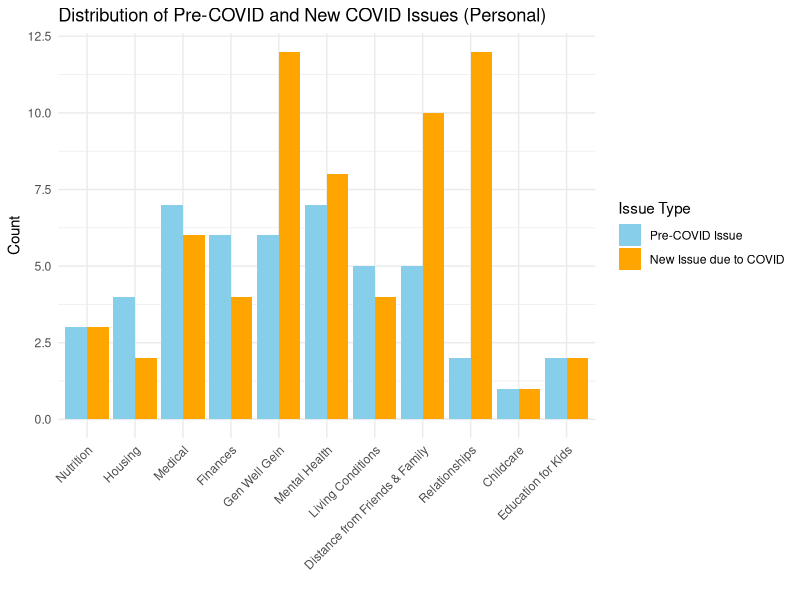
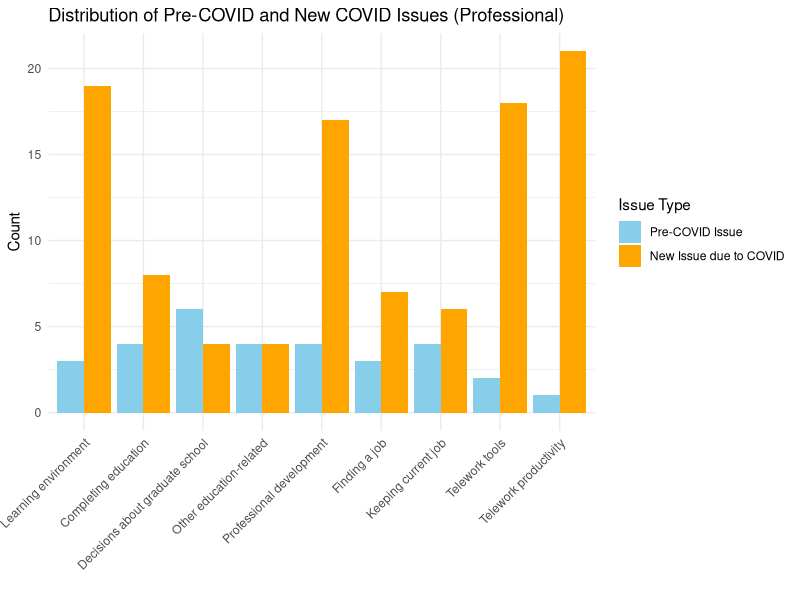
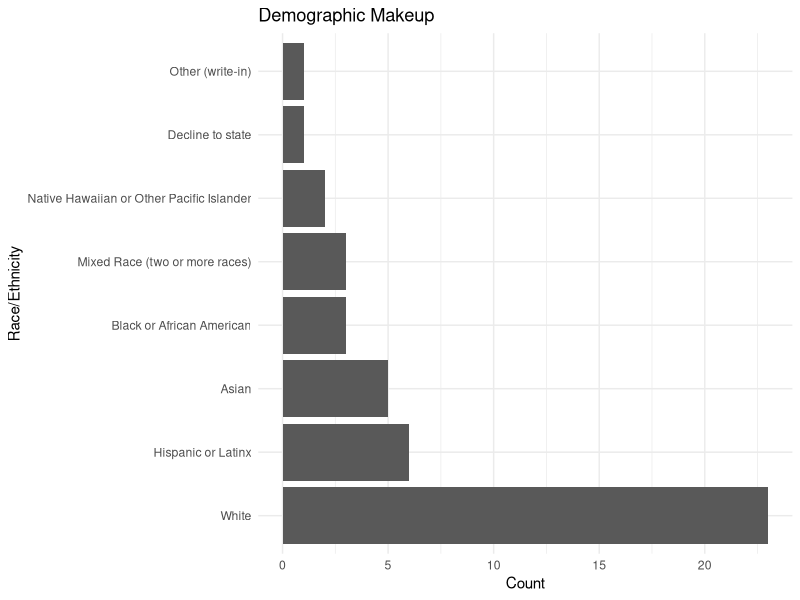
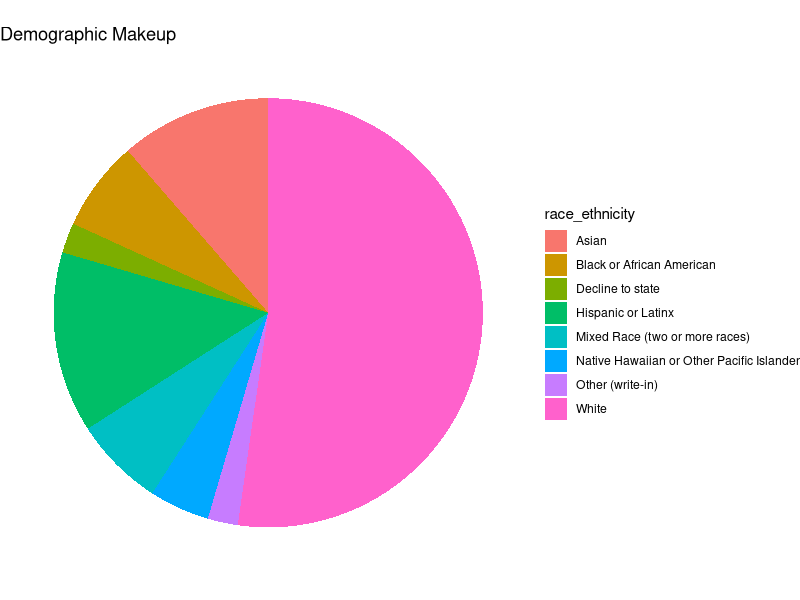
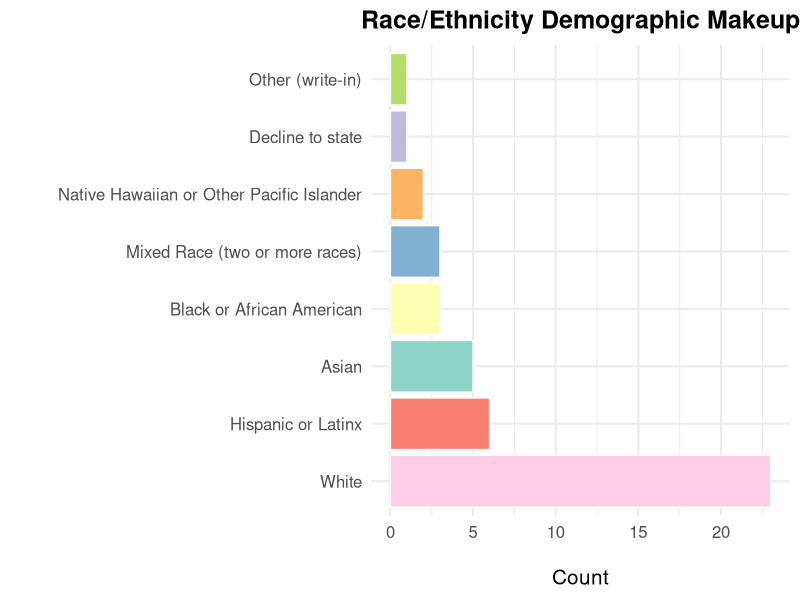
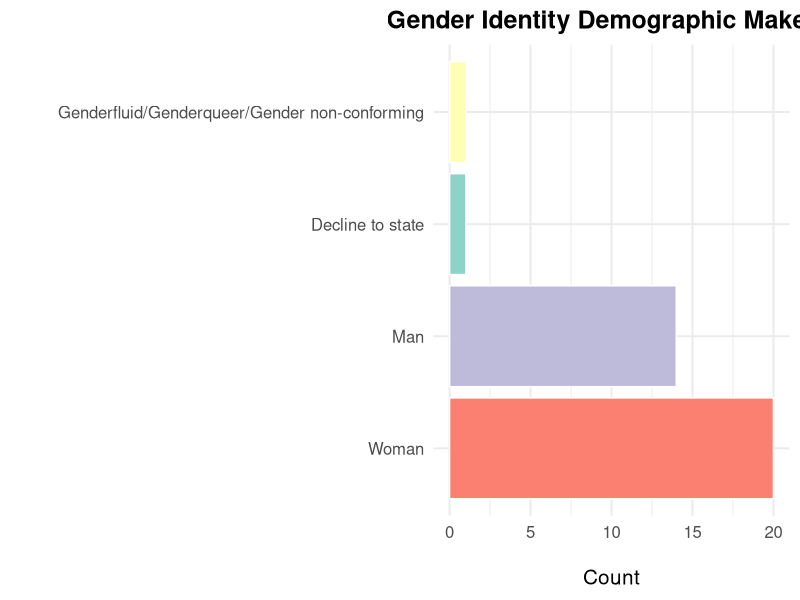
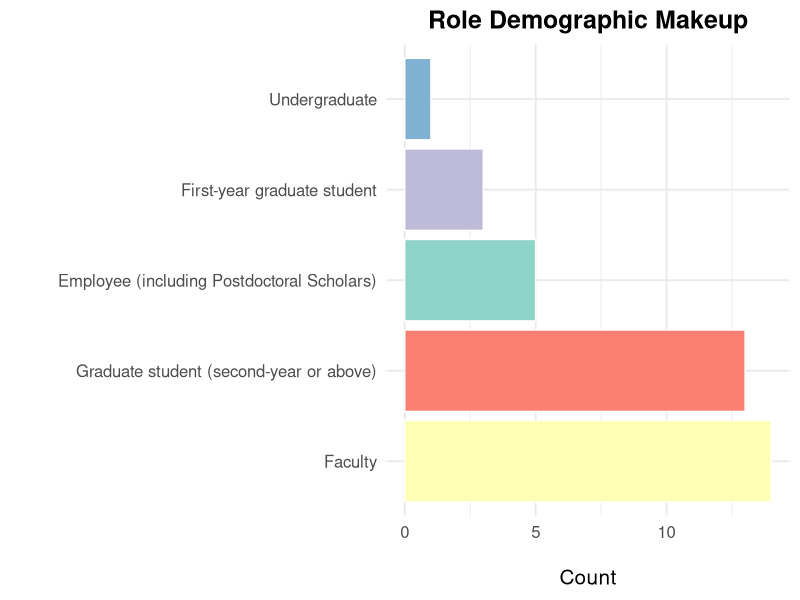
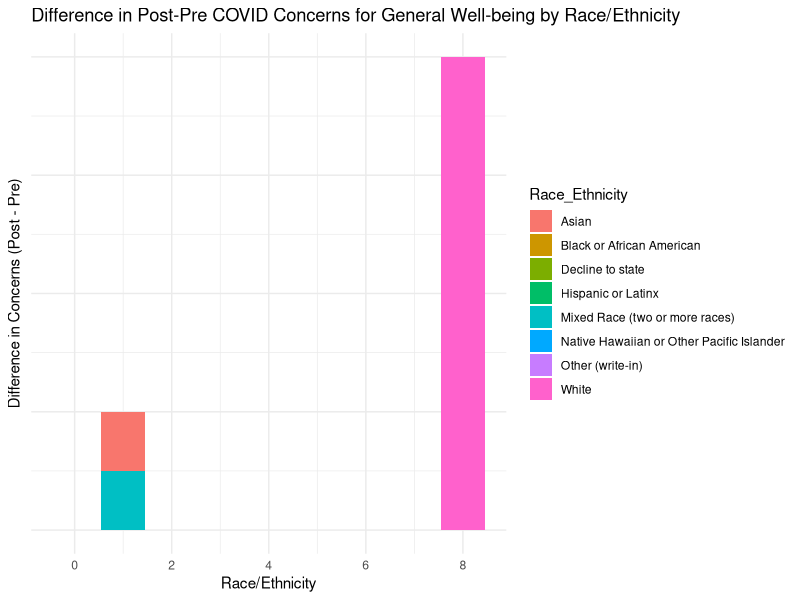

These charts were generated, in order, by the following R code:
## ---- chunk 1
library(tidyverse)
library(tibble)
library(kableExtra)
data <- read.csv("data_snippet.csv")
## ---- chunk 2
personal_prefix <- "Currently..are.you.concerned.about.the.following....If.you.are.not..leave.blank...__________About......Personal.impacts..."
professional_prefix <- "Currently..are.you.concerned.about.the.following....If.you.are.not..leave.blank.....__________Abo......Academic.and.or.professional.impacts..."

remove_prefix <- function(column_name, prefix_to_remove) {
  column_name <- gsub(prefix_to_remove, "", column_name)
  return(column_name)
}

personal_concern_columns <- grep(personal_prefix, names(data), value = TRUE)
professional_concern_columns <- grep(professional_prefix, names(data), value = TRUE)

cleaned_personal_column_names <- lapply(personal_concern_columns, remove_prefix, prefix_to_remove = personal_prefix)
cleaned_professional_column_names <- lapply(professional_concern_columns, remove_prefix, prefix_to_remove = professional_prefix)

df_personal <- data[personal_concern_columns]
df_professional <- data[professional_concern_columns]
names(df_personal) <- cleaned_personal_column_names
names(df_professional) <- cleaned_professional_column_names
## ---- chunk 3
# 0 - Not Concerned
# 1 - pre-covid issue
# 2 - new issue due to covid
# 3 - cannot access resources
head(df_personal)
head(df_professional)
## ---- chunk 4
aggregate_personal <- data.frame(
  Pre_COVID_Count = colSums(df_personal == 1, na.rm = TRUE),
  New_COVID_Count = colSums(df_personal == 2, na.rm = TRUE)
)

aggregate_professional <- data.frame(
  Pre_COVID_Count = colSums(df_professional == 1, na.rm = TRUE),
  New_COVID_Count = colSums(df_professional == 2, na.rm = TRUE)
)

filtered_aggregate_personal <- aggregate_personal[rowSums(aggregate_personal) > 0, ]
filtered_aggregate_professional <- aggregate_professional[rowSums(aggregate_professional) > 0, ]

tbl_personal <- as_tibble(filtered_aggregate_personal)
tbl_professional <- as_tibble(filtered_aggregate_professional)

styled_tbl_personal <- tbl_personal %>%
  mutate(
    Concern_Category = c("Nutrition", "Housing", "Medical", "Finances", "Gen Well Gein", "Mental Health", "Living Conditions", "Distance from Friends & Family", "Relationships", "Childcare", "Education for Kids"),
    Difference = New_COVID_Count - Pre_COVID_Count
  ) %>%
  select(Concern_Category, Pre_COVID_Count, New_COVID_Count, Difference) %>%
  kable(., align = "c", caption = "Distribution of Pre-COVID and New COVID Issues (Personal)") %>%
  kable_styling(full_width = FALSE)

styled_tbl_professional <- tbl_professional %>%
  mutate(
    Concern_Category = c("Learning environment", "Completing education", "Decisions about graduate school", "Other education-related", "Professional development", "Finding a job", "Keeping current job", "Telework tools", "Telework productivity"),
    Difference = New_COVID_Count - Pre_COVID_Count
  ) %>%
  select(Concern_Category, Pre_COVID_Count, New_COVID_Count, Difference) %>%
  kable(., align = "c", caption = "Distribution of Pre-COVID and New COVID Issues (Professional)") %>%
  kable_styling(full_width = FALSE)

styled_tbl_personal
styled_tbl_professional
## ---- chunk 5
personal_labels <- c("Nutrition", "Housing", "Medical", "Finances", "Gen Well Gein", "Mental Health", "Living Conditions", "Distance from Friends & Family", "Relationships", "Childcare", "Education for Kids")

df_personal_long <- filtered_aggregate_personal %>%
  rownames_to_column(var = "Concern_Category") %>%
  pivot_longer(cols = c("Pre_COVID_Count", "New_COVID_Count"), 
               names_to = "Type", values_to = "Count") %>%
  mutate(Concern_Category = factor(Concern_Category, 
                                   levels = rownames(filtered_aggregate_personal),
                                   labels = personal_labels))
type_order <- c("Pre_COVID_Count", "New_COVID_Count")
df_personal_long$Type <- factor(df_personal_long$Type, levels = type_order)

ggplot(df_personal_long, aes(x = Concern_Category, y = Count, fill = Type)) +
  geom_bar(stat = "identity", position = position_dodge()) +
  scale_fill_manual(values = c("skyblue", "orange"), 
                    labels = c("Pre-COVID Issue", "New Issue due to COVID")) +
  labs(title = "Distribution of Pre-COVID and New COVID Issues (Personal)",
       x = "", y = "Count", fill = "Issue Type") +
  theme_minimal() +
  theme(axis.text.x = element_text(angle = 45, hjust = 1, vjust = 1))
## ---- chunk 6
professional_labels <- c("Learning environment", "Completing education", "Decisions about graduate school", "Other education-related", "Professional development", "Finding a job", "Keeping current job", "Telework tools", "Telework productivity")

df_professional_long <- filtered_aggregate_professional %>%
  rownames_to_column(var = "Concern_Category") %>%
  pivot_longer(cols = c("Pre_COVID_Count", "New_COVID_Count"), 
               names_to = "Type", values_to = "Count") %>%
  mutate(Concern_Category = factor(Concern_Category, 
                                   levels = rownames(filtered_aggregate_professional),
                                   labels = professional_labels))

type_order <- c("Pre_COVID_Count", "New_COVID_Count")
df_professional_long$Type <- factor(df_professional_long$Type, levels = type_order)

ggplot(df_professional_long, aes(x = Concern_Category, y = Count, fill = Type)) +
  geom_bar(stat = "identity", position = position_dodge()) +
  scale_fill_manual(values = c("skyblue", "orange"), 
                    labels = c("Pre-COVID Issue", "New Issue due to COVID")) +
  labs(title = "Distribution of Pre-COVID and New COVID Issues (Professional)",
       x = "", y = "Count", fill = "Issue Type") +
  theme_minimal() +
  theme(axis.text.x = element_text(angle = 45, hjust = 1, vjust = 1))
## ---- chunk 7
race_ethnicity_counts <- data %>%
  separate_rows(`What.is.your.race.and.or.ethnicity..Check.all.that.apply....Selected.Choice`, sep = ",") %>%
  count(`What.is.your.race.and.or.ethnicity..Check.all.that.apply....Selected.Choice`, name = "count")

race_ethnicity_counts <- race_ethnicity_counts %>%
  rename(race_ethnicity = `What.is.your.race.and.or.ethnicity..Check.all.that.apply....Selected.Choice`)

ggplot(race_ethnicity_counts, aes(x = reorder(race_ethnicity, -count), y = count)) +
  geom_bar(stat = "identity") +
  coord_flip() +
  labs(title = "Demographic Makeup",
       x = "Race/Ethnicity",
       y = "Count") +
  theme_minimal()
## ---- chunk 8
race_ethnicity_counts %>%
  ggplot(aes(x = "", y = count, fill = race_ethnicity)) +
  geom_bar(stat = "identity", width = 1) +
  coord_polar("y") +
  labs(title = "Demographic Makeup") +
  theme_void() +
  theme(legend.position = "right")
## ---- chunk 9
render_summary_table_graph <- function(df, column, category_name) {
  total <- nrow(df)
  
  summary_df <- df %>%
    mutate({{column}} := ifelse({{column}} == "Genderfluid, Genderqueer, or Gender Non-conforming","Genderfluid/Genderqueer/Gender non-conforming", {{column}})) %>%
    separate_rows({{column}}, sep = ",") %>%
    count({{column}}, name = "count") %>%
    mutate(percentage = round((count / total) * 100, 2)) %>%
    rename(Category = {{column}}) %>% 
    arrange(desc(count))
  
  summary_table <- kable(summary_df, format = "html", col.names = c(category_name, "Count", "Percentage (%)")) %>%
    kable_styling(full_width = FALSE, bootstrap_options = c("striped", "hover", "condensed")) %>%
  print(summary_table)
  
  graph <- ggplot(summary_df, aes(x = reorder(Category, -count), y = count, fill = Category)) +
    geom_bar(stat = "identity", color = "white", show.legend = FALSE) +
    coord_flip() +
    labs(title = paste(category_name, "Demographic Makeup"),
         x = "",
         y = "Count") +
    theme_minimal(base_size = 15) +
    theme(axis.title.x = element_text(margin = margin(t = 20)),
          axis.title.y = element_text(margin = margin(r = 20)),
          plot.title = element_text(hjust = 0.5, face = "bold", size = 18)) +
    scale_fill_brewer(palette = "Set3")
  return(list(summary_table = summary_table, graph = graph))
}

render_summary_table_graph(data, `What.is.your.race.and.or.ethnicity..Check.all.that.apply....Selected.Choice`, "Race/Ethnicity")
render_summary_table_graph(data, `How.would.you.describe.yourself...Mark.one.answer....Selected.Choice`, "Gender Identity")
# render_summary_table_graph(data, `Institution.Type`, "Institution Type")
render_summary_table_graph(data, Role, "Role")
## ---- chunk 10
library(htmltools)
generate_summary_table <- function(df, column, category_name) {
  total <- nrow(df)
  
  # Handling specific category name issue
  summary_df <- df %>%
    mutate({{column}} := ifelse({{column}} == "Genderfluid, Genderqueer, or Gender Non-conforming","Gender fluid/queer/non-conforming", {{column}})) %>%
    separate_rows({{column}}, sep = ",") %>%
    count({{column}}, name = "count") %>%
    mutate(percentage = round((count / total) * 100, 2)) %>%
    rename(Category = {{column}}) %>%
    arrange(desc(count))
  
  return(summary_df)
}

summary_df_race_ethnicity <- generate_summary_table(data, `What.is.your.race.and.or.ethnicity..Check.all.that.apply....Selected.Choice`, "Race/Ethnicity")
summary_df_gender_identity <- generate_summary_table(data, `How.would.you.describe.yourself...Mark.one.answer....Selected.Choice`, "Gender Identity")
summary_df_role <- generate_summary_table(data, Role, "Role")

formatted_table_race_ethnicity <- summary_df_race_ethnicity %>%
  kable(format = "html", col.names = c("Race/Ethnicity", "Count", "Percentage (%)")) %>%
  kable_styling(full_width = FALSE, bootstrap_options = c("striped", "hover", "condensed")) %>%
  column_spec(1, width = "20%") %>%
  column_spec(2:3, width = "10%", extra_css = "text-align: right;")

formatted_table_gender_identity <- summary_df_gender_identity %>%
  kable(format = "html", col.names = c("Gender Identity", "Count", "Percentage (%)")) %>%
  kable_styling(full_width = FALSE, bootstrap_options = c("striped", "hover", "condensed")) %>%
  column_spec(1, width = "20%") %>%
  column_spec(2:3, width = "10%", extra_css = "text-align: right;")

formatted_table_role <- summary_df_role %>%
  kable(format = "html", col.names = c("Role", "Count", "Percentage (%)")) %>%
  kable_styling(full_width = FALSE, bootstrap_options = c("striped", "hover", "condensed")) %>%
  column_spec(1, width = "20%") %>%
  column_spec(2:3, width = "10%", extra_css = "text-align: right;")
combined_table <- paste(
  "<h1 style='text-align: center;'>Demographics</h1>",
  "<br>",
  as.character(formatted_table_race_ethnicity),
  "<br>",
  as.character(formatted_table_gender_identity),
  "<br>",
  as.character(formatted_table_role),
  sep = ""
)
HTML(combined_table)
## ---- chunk 11
personal_prefix <- "Currently..are.you.concerned.about.the.following....If.you.are.not..leave.blank...__________About......Personal.impacts..."
professional_prefix <- "Currently..are.you.concerned.about.the.following....If.you.are.not..leave.blank.....__________Abo......Academic.and.or.professional.impacts..."
race_prefix <- 'What.is.your.race.and.or.ethnicity..Check.all.that.apply....Selected.Choice'

remove_prefix <- function(column_name, prefix_to_remove) {
  column_name <- gsub(prefix_to_remove, "", column_name)
  return(column_name)
}

personal_concern_columns <- grep(personal_prefix, names(data), value = TRUE)
professional_concern_columns <- grep(professional_prefix, names(data), value = TRUE)
race_columns <- grep(race_prefix, names(data), value = TRUE)

cleaned_personal_column_names <- lapply(personal_concern_columns, remove_prefix, prefix_to_remove = personal_prefix)
cleaned_professional_column_names <- lapply(professional_concern_columns, remove_prefix, prefix_to_remove = professional_prefix)

df_personal <- data[c(personal_concern_columns, race_columns)]
df_professional <- data[c(professional_concern_columns,race_columns)]
names(df_personal) <- c(cleaned_personal_column_names, 'Race_Ethnicity')
names(df_professional) <- c(cleaned_professional_column_names, 'Race_Ethnicity')
## ---- chunk 12
head(df_personal)
## ---- chunk 13
df_personal[] <- lapply(df_personal[], as.character)

personal_data_long <- df_personal %>%
  mutate(id = row_number()) %>%
  separate_rows(General.well.being, sep = ",") %>%
  separate_rows(Race_Ethnicity, sep = ",") %>%
  mutate(General.well.being = as.integer(General.well.being))

concern_counts <- personal_data_long %>%
  group_by(Race_Ethnicity) %>%
  summarize(
    pre_covid = sum(General.well.being == 1),
    post_covid = sum(General.well.being == 2)
  )
concern_counts2 <- concern_counts %>%
  mutate(difference = post_covid - pre_covid)

ggplot(concern_counts2, aes(x = difference, y = difference, fill = Race_Ethnicity)) +
  geom_bar(stat = "identity") +
  labs(title = "Difference in Post-Pre COVID Concerns for General Well-being by Race/Ethnicity",
       x = "Race/Ethnicity",
       y = "Difference in Concerns (Post - Pre)") +
  theme_minimal() +
  theme(axis.text.y = element_blank())
## ---- chunk 14
concern_counts %>%
  kable(col.names = c("Race/Ethnicity", "Pre-COVID Concerns", "Post-COVID Concerns"), 
        caption = "Pre and New COVID Concerns for General Well-being by Race/Ethnicity") %>%
  kable_styling(bootstrap_options = c("striped", "hover", "condensed", "responsive"))
## ---- chunk 15
df_professional[] <- lapply(df_professional[], as.character)

personal_data_long <- df_professional %>%
  mutate(id = row_number()) %>%
  separate_rows(Professional.development..internships..programs..conferences., sep = ",") %>%
  separate_rows(Race_Ethnicity, sep = ",") %>%
  mutate(General.well.being = as.integer(Professional.development..internships..programs..conferences.))

total_counts <- personal_data_long %>%
  group_by(Race_Ethnicity) %>%
  summarize(total = n())

concern_counts <- personal_data_long %>%
  group_by(Race_Ethnicity) %>%
  summarize(
    pre_covid = sum(Professional.development..internships..programs..conferences. == 1),
    post_covid = sum(Professional.development..internships..programs..conferences. == 2)
  ) %>%
  left_join(total_counts, by = "Race_Ethnicity") %>%
  mutate(
    pre_covid_prop = round((pre_covid / total) * 100, 2),
    post_covid_prop = round((post_covid / total) * 100, 2),
  )

concern_counts %>%
  select(Race_Ethnicity, pre_covid_prop, post_covid_prop) %>%
  kable(col.names = c("Race/Ethnicity", "Pre-COVID Proportion (%)", "New COVID Proportion (%)"), 
        caption = "Pre and New COVID Concerns for Professional Development (Proportions)") %>%
  kable_styling(bootstrap_options = c("striped", "hover", "condensed", "responsive"))
## ---- chunk 16
# ggplot(concern_counts, aes(x = Race_Ethnicity, y = difference, fill = Race_Ethnicity)) +
#   geom_bar(stat = "identity") +
#   labs(title = "Difference in Proportion of Professional Development by Race",
#        x = "", y = "Difference in Proportion (Post - Pre)") +
#   theme_minimal() +
#   theme(axis.text.x=element_blank(), 
#         axis.ticks.x=element_blank())
## ---- chunk 17
df_personal[] <- lapply(df_personal[], as.character)

personal_data_long <- df_personal %>%
  mutate(id = row_number()) %>%
  separate_rows(General.well.being, sep = ",") %>%
  separate_rows(Race_Ethnicity, sep = ",") %>%
  mutate(General.well.being = as.integer(General.well.being))

total_counts <- personal_data_long %>%
  group_by(Race_Ethnicity) %>%
  summarize(total = n())

concern_counts <- personal_data_long %>%
  group_by(Race_Ethnicity) %>%
  summarize(
    pre_covid = sum(General.well.being == 1),
    post_covid = sum(General.well.being == 2)
  ) %>%
  left_join(total_counts, by = "Race_Ethnicity") %>%
  mutate(
    pre_covid_prop = round((pre_covid / total) * 100, 2),
    post_covid_prop = round((post_covid / total) * 100, 2)
  )

concern_counts %>%
  select(Race_Ethnicity, pre_covid_prop, post_covid_prop) %>%
  kable(col.names = c("Race/Ethnicity", "Pre-COVID Proportion (%)", "New COVID Proportion (%)"), 
        caption = "Pre and New COVID Concerns for General Well-being by Race/Ethnicity (Proportions)") %>%
  kable_styling(bootstrap_options = c("striped", "hover", "condensed", "responsive"))
## ---- chunk 18
# ggplot(concern_counts, aes(x = Race_Ethnicity, y = difference, fill = Race_Ethnicity)) +
#   geom_bar(stat = "identity") +
#   labs(title = "Difference in Proportion of Generall Well Being by Race",
#        x = "", y = "Difference in Proportion (Post - Pre)") +
#   theme_minimal() +
#   theme(axis.text.x=element_blank(), 
#         axis.ticks.x=element_blank())
## ---- chunk 19
personal_prefix <- "Currently..are.you.concerned.about.the.following....If.you.are.not..leave.blank...__________About......Personal.impacts..."
professional_prefix <- "Currently..are.you.concerned.about.the.following....If.you.are.not..leave.blank.....__________Abo......Academic.and.or.professional.impacts..."

remove_prefix <- function(column_name, prefix_to_remove) {
  column_name <- gsub(prefix_to_remove, "", column_name)
  return(column_name)
}

personal_concern_columns <- grep(personal_prefix, names(data), value = TRUE)
professional_concern_columns <- grep(professional_prefix, names(data), value = TRUE)

cleaned_personal_column_names <- lapply(personal_concern_columns, remove_prefix, prefix_to_remove = personal_prefix)
cleaned_professional_column_names <- lapply(professional_concern_columns, remove_prefix, prefix_to_remove = professional_prefix)

df_personal <- data[c(personal_concern_columns, "Role")]
df_professional <- data[c(professional_concern_columns,"Role")]
names(df_personal) <- c(cleaned_personal_column_names, 'Role')
names(df_professional) <- c(cleaned_professional_column_names, 'Role')
## ---- chunk 20
df_professional <- df_professional %>%
  select(-starts_with("Other..write.in."))
professional_labels <- c("Learning environment", "Completing education", "Decisions about graduate school", "Other education-related", "Professional development", "Finding a job", "Keeping current job", "Telework tools", "Telework productivity")

df_professional[] <- lapply(df_professional[], as.character)

professional_columns <- names(df_professional)[-which(names(df_professional) == "Role")]

personal_data_long <- df_professional %>%
  mutate(id = row_number()) %>%
  separate_rows(Role, sep = ",") %>%
  pivot_longer(cols = all_of(professional_columns), 
               names_to = "Professional_Development", 
               values_to = "Concern",) %>%
  separate_rows(Concern, sep = ",") %>%
  mutate(Concern = as.integer(Concern)) %>% 
  mutate(Professional_Development = recode(Professional_Development, !!!setNames(professional_labels, professional_columns)))

total_counts <- personal_data_long %>%
  group_by(Role, Professional_Development) %>%
  summarize(total = n(), .groups = 'drop')

concern_counts <- personal_data_long %>%
  group_by(Role, Professional_Development) %>%
  summarize(
    pre_covid = sum(Concern == 1),
    post_covid = sum(Concern == 2),
    .groups = 'drop'
  ) %>%
  left_join(total_counts, by = c("Role", "Professional_Development")) %>%
  mutate(
    pre_covid_prop = round((pre_covid / total) * 100, 2),
    post_covid_prop = round((post_covid / total) * 100, 2),
    difference = round(post_covid_prop - pre_covid_prop, 2)
  )

concern_counts %>%
  select(Role, Professional_Development, pre_covid_prop, post_covid_prop, difference) %>%
  kable(col.names = c("Role", "Professional Development", "Pre-COVID Proportion (%)", "Post-COVID Proportion (%)", "Difference (Post - Pre)"), 
        caption = "Difference in Post-Pre COVID Concerns for Professional Development (Proportions)") %>%
  kable_styling(bootstrap_options = c("striped", "hover", "condensed", "responsive"))
## ---- chunk 21
ggplot(concern_counts, aes(x = Role, y = post_covid_prop, fill = Role)) +
  geom_bar(stat = "identity") +
  facet_wrap(~ Professional_Development, scales = "free_y") +
  labs(title = "Proportion of New COVID Concerns by Role Faceted by Professional Devlopement Category",
       x = "Role", y = "Difference in Proportion (Post - Pre)") +
  theme_minimal() +
  # theme(axis.text.x = element_text(angle = 45, hjust = 1, vjust = 1),
  #       legend.position = "none")
  theme(axis.text.x=element_blank(), 
        axis.ticks.x=element_blank())
## ---- chunk 22
ggplot(concern_counts, aes(x = Professional_Development, y = post_covid_prop, fill = Professional_Development)) +
  geom_bar(stat = "identity") +
  facet_wrap(~ Role, scales = "free_y") +
  labs(title = "Proportion of New COVID Concerns by Professional Development Category Faceted by Role",
       x = "", y = "Difference in Proportion (Post - Pre)") +
  theme_minimal() +
  theme(axis.text.x=element_blank(), 
        axis.ticks.x=element_blank())
## ---- chunk 23
ggplot(concern_counts, aes(x = Professional_Development, y = difference, fill = Role)) +
  geom_bar(stat = "identity", position = "dodge2") +
  labs(title = "Difference in Proportion of COVID Concerns by Professional Development Category and Role",
       x = "", y = "Difference in Proportion (Post - Pre)") +
  theme_minimal() +
  theme(axis.text.x = element_text(angle = 45, hjust = 1, vjust = 1))
